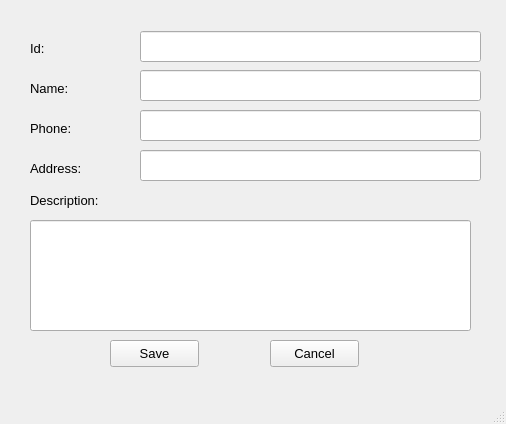
<?xml version="1.0" encoding="UTF-8"?>
<ui version="4.0">
 <class>edit_form_hospital</class>
 <widget class="QMainWindow" name="edit_form_hospital">
  <property name="geometry">
   <rect>
    <x>0</x>
    <y>0</y>
    <width>506</width>
    <height>424</height>
   </rect>
  </property>
  <property name="windowTitle">
   <string>Edit Information Hospital</string>
  </property>
  <widget class="QWidget" name="centralwidget">
   <widget class="QLabel" name="label">
    <property name="geometry">
     <rect>
      <x>30</x>
      <y>40</y>
      <width>55</width>
      <height>16</height>
     </rect>
    </property>
    <property name="font">
     <font>
      <pointsize>10</pointsize>
     </font>
    </property>
    <property name="text">
     <string>Id:</string>
    </property>
   </widget>
   <widget class="QLineEdit" name="txt_id_edit_hospital">
    <property name="geometry">
     <rect>
      <x>140</x>
      <y>31</y>
      <width>341</width>
      <height>31</height>
     </rect>
    </property>
    <property name="readOnly">
     <bool>true</bool>
    </property>
   </widget>
   <widget class="QLabel" name="label_2">
    <property name="geometry">
     <rect>
      <x>30</x>
      <y>80</y>
      <width>55</width>
      <height>16</height>
     </rect>
    </property>
    <property name="font">
     <font>
      <pointsize>10</pointsize>
     </font>
    </property>
    <property name="text">
     <string>Name:</string>
    </property>
   </widget>
   <widget class="QLabel" name="label_3">
    <property name="geometry">
     <rect>
      <x>30</x>
      <y>120</y>
      <width>55</width>
      <height>16</height>
     </rect>
    </property>
    <property name="font">
     <font>
      <pointsize>10</pointsize>
     </font>
    </property>
    <property name="text">
     <string>Phone:</string>
    </property>
   </widget>
   <widget class="QLabel" name="label_4">
    <property name="geometry">
     <rect>
      <x>30</x>
      <y>160</y>
      <width>71</width>
      <height>16</height>
     </rect>
    </property>
    <property name="font">
     <font>
      <pointsize>10</pointsize>
     </font>
    </property>
    <property name="text">
     <string>Address:</string>
    </property>
   </widget>
   <widget class="QLabel" name="label_5">
    <property name="geometry">
     <rect>
      <x>30</x>
      <y>185</y>
      <width>91</width>
      <height>31</height>
     </rect>
    </property>
    <property name="font">
     <font>
      <pointsize>10</pointsize>
     </font>
    </property>
    <property name="text">
     <string>Description:</string>
    </property>
   </widget>
   <widget class="QLineEdit" name="txt_name_edit_hospital">
    <property name="geometry">
     <rect>
      <x>140</x>
      <y>70</y>
      <width>341</width>
      <height>31</height>
     </rect>
    </property>
    <property name="readOnly">
     <bool>false</bool>
    </property>
   </widget>
   <widget class="QLineEdit" name="txt_phone_edit_hospital">
    <property name="geometry">
     <rect>
      <x>140</x>
      <y>110</y>
      <width>341</width>
      <height>31</height>
     </rect>
    </property>
    <property name="readOnly">
     <bool>false</bool>
    </property>
   </widget>
   <widget class="QLineEdit" name="txt_address_edit_hospital">
    <property name="geometry">
     <rect>
      <x>140</x>
      <y>150</y>
      <width>341</width>
      <height>31</height>
     </rect>
    </property>
    <property name="readOnly">
     <bool>false</bool>
    </property>
   </widget>
   <widget class="QLineEdit" name="txt_description_edit_hospital">
    <property name="geometry">
     <rect>
      <x>30</x>
      <y>220</y>
      <width>441</width>
      <height>111</height>
     </rect>
    </property>
    <property name="readOnly">
     <bool>false</bool>
    </property>
   </widget>
   <widget class="QPushButton" name="btn_save_edit_hospital">
    <property name="geometry">
     <rect>
      <x>110</x>
      <y>340</y>
      <width>89</width>
      <height>27</height>
     </rect>
    </property>
    <property name="font">
     <font>
      <pointsize>10</pointsize>
     </font>
    </property>
    <property name="text">
     <string>Save</string>
    </property>
   </widget>
   <widget class="QPushButton" name="btn_cancel_edit_hospital">
    <property name="geometry">
     <rect>
      <x>270</x>
      <y>340</y>
      <width>89</width>
      <height>27</height>
     </rect>
    </property>
    <property name="font">
     <font>
      <pointsize>10</pointsize>
     </font>
    </property>
    <property name="text">
     <string>Cancel</string>
    </property>
   </widget>
  </widget>
  <widget class="QMenuBar" name="menubar">
   <property name="geometry">
    <rect>
     <x>0</x>
     <y>0</y>
     <width>506</width>
     <height>25</height>
    </rect>
   </property>
  </widget>
  <widget class="QStatusBar" name="statusbar"/>
 </widget>
 <resources/>
 <connections/>
</ui>
